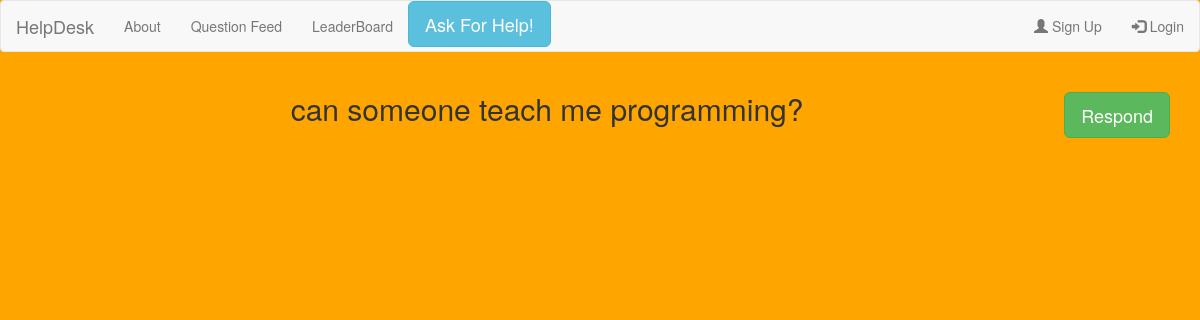
The app's page /answerFeedView/16 (signed in), older data.
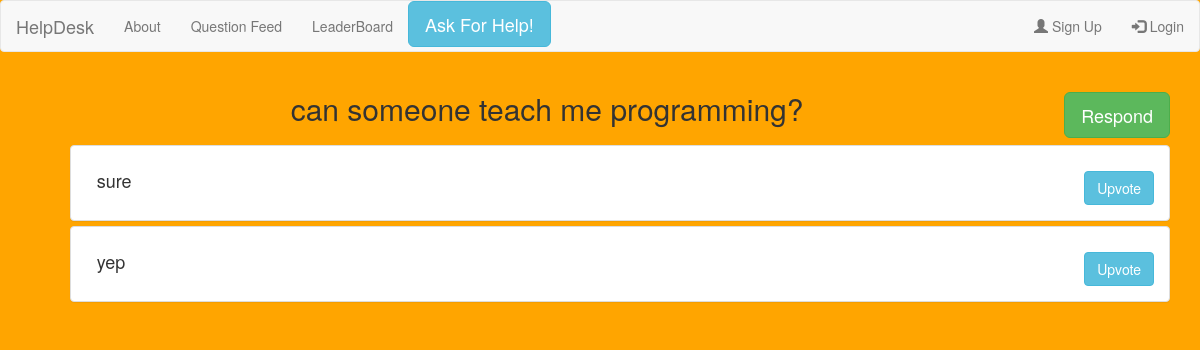
The same page, newer data.
### homeFeed/models.py (models this page shows, shortened)
class Answer(models.Model):
    question = models.ForeignKey(Question, on_delete=models.CASCADE)
    answer_content = models.CharField(max_length=1000)

### homeFeed/views.py (the view)
# urls.py: path('answerFeedView/<int:question_id>', views.answerFeedView,name='addAnswer')
def answerFeedView(request,question_id):
    if isLoggedIn(request):
      corresponding_question = Question.objects.get(id=question_id)
      all_answers_for_question = Answer.objects.filter(question=corresponding_question)
      return render(request,
                  'answerFeed.html',
                  {'all_answers_for_question':all_answers_for_question,
                   'question':Question.objects.get(id=question_id),
                   }
                  )
    else:
        is_authenticated = False
        is_answer = True
        return render(request, 'answerFeed.html', {'is_authenticated': is_authenticated, 'is_question': is_answer})

### homeFeed/views.py (called while the page is built)
def isLoggedIn(request):
    return request.user.is_authenticated

### templates/answerFeed.html (shortened to what this page needs)
<!DOCTYPE html>
<html>
<head>
   <link rel="stylesheet" href="https://maxcdn.bootstrapcdn.com/bootstrap/3.4.1/css/bootstrap.min.css">
</head>
<body style="background-color:orange;">
  <nav class="navbar navbar-default">
  <div class="container-fluid">
    <div class="navbar-header">
      <a class="navbar-brand"> HelpDesk </a>
    </div>
    <ul class="nav navbar-nav">
        <li><a href="#aboutModel" data-toggle="modal" data-target="#aboutModel"> About </a></li>
          <li><a href="/homeFeed/"> Question Feed </a></li>
      <li><a href="/leaderBoard/"> LeaderBoard </a></li>
    </ul>
  <button type="button" class="btn btn-info btn-lg" data-toggle="modal" data-target="#questionModel">
      Ask For Help!
  </button>
    <ul class="nav navbar-nav navbar-right">
      <li><a href="/signUp/"><span class="glyphicon glyphicon-user"></span> Sign Up</a></li>
      <li><a href="/login/"><span class="glyphicon glyphicon-log-in"></span> Login</a></li>
    </ul>
  </div>
  </nav>
<div class="container">
  <div class="panel-group">
      <h2 align="center"> {{question.question_name}}  <button type="button" style="float:right;" class="btn btn-success btn-lg" data-toggle="modal" data-target="#writeAnswerModel">
               Respond
            </button> <h2>
         <ul>
             {% for answer in all_answers_for_question %}
               <div class="panel panel-default">
                   <div class="panel-body">
                     <h4 style="margin-left:1%">
                         {{answer.answer_content}}
                         <a href="/upvote/{{username}}" class="btn btn-info" role="button" style="float:right"> Upvote </a>
                     </h4>
                   </div>
               </div>
             {% endfor %}
         </ul>
  </div>
</div>
</body>
</html>

Row changes from the older to the newer data that the page shows:
added Answer: answer_content "sure"
added Answer: answer_content "yep"
